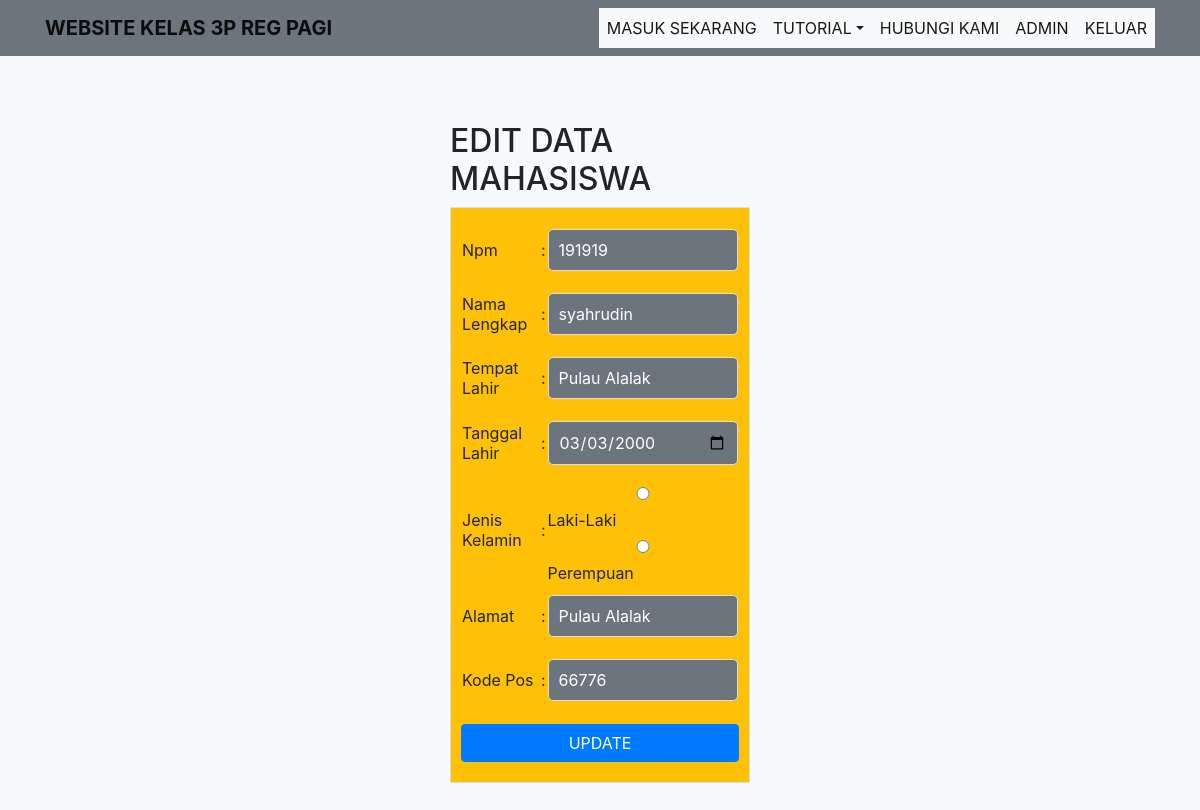
The app's page /edit_mahasiswa.php?npm=191919 with its own data.
### tables this page shows
CREATE TABLE `mahasiswa_tb` (
  `npm` varchar(8) NOT NULL,
  `nama` varchar(100) NOT NULL,
  `tempat_lahir` varchar(50) NOT NULL,
  `tanggal_lahir` date NOT NULL,
  `jenis_kelamin` varchar(10) NOT NULL,
  `alamat` text NOT NULL,
  `kode_pos` varchar(5) NOT NULL
);

### edit_mahasiswa.php (the view, shortened to what this page needs)
<?php
    include "header.php";
	include "koneksi.php";
	$npm = $_GET['npm'];
	$ambilData = mysqli_query($conn, "SELECT * FROM mahasiswa_tb WHERE npm ='$npm'");
	$tampil = mysqli_fetch_array($ambilData);
 ?>
<!DOCTYPE html>
<html>
<head>
     <link rel="stylesheet" href="https://cdn.jsdelivr.net/npm/bootstrap@4.5.3/dist/css/bootstrap.min.css">
     <link rel="stylesheet" type="text/css" href="css/style.css">
     <link rel="stylesheet" type="text/css" href="css/bootstrap.min.css">
</head>
<body class="bg-light">
    <form action="" method="post">
        <div class="box-formulir">
        <br>
        <br>
        <br>
        <H2>EDIT DATA MAHASISWA</H2>
		<div class="box bg-warning">
            <table border="0" class="table-form">
                 <tr>
                    <td>Npm</td>
                    <td>:</td>
                    <td>
                        <input type="text" value="<?php echo $tampil['npm'] ?>" name="npm" class="input-control bg-secondary text-white">
                    </td>
                </tr>
                <tr>
                    <td>Nama Lengkap</td>
                    <td>:</td>
                    <td>
                        <input type="text" value="<?php echo $tampil['nama'] ?>" name="nama" class="input-control bg-secondary text-white">
                    </td>
                </tr>
                <tr>
                    <td>Tempat Lahir</td>
                    <td>:</td>
                    <td>
                           <input type="text" value="<?php echo $tampil['tempat_lahir'] ?>" name= "tempat_lahir" class="input-control bg-secondary text-white">
                    </td>
                </tr>
                <tr>
                    <td>Tanggal Lahir</td>
                    <td>:</td>
                    <td>
                        <input type="date" value="<?php echo $tampil['tanggal_lahir'] ?>" name="tanggal_lahir" class="input-control
                        bg-secondary text-white">
                    </td>
                </tr>
                 <tr>
                    <td>Jenis Kelamin</td>
                    <td>:</td>
                    <td>
                        <input type="radio" value="Laki-Laki"<?php echo $tampil['jenis_kelamin'] ?> name="jenis_kelamin">Laki-Laki
                        <input type="radio" value="Perempuan"<?php echo $tampil['jenis_kelamin'] ?> name="jenis_kelamin">Perempuan
                    </td>
                </tr>
                 <tr>
                    <td>Alamat</td>
                    <td>:</td>
                    <td>
                        <input type="text" value="<?php echo $tampil['alamat'] ?>" name= "alamat" class="input-control
                        bg-secondary text-white">
                    </td>
                </tr>
                  <tr>
                    <td>Kode Pos</td>
                    <td>:</td>
                    <td>
                       <input type="text" value="<?php echo $tampil['kode_pos'] ?>" name= "kode_pos" class="input-control
                       bg-secondary text-white">
                    </td>
                </tr>
                <tr>
                    <td></td>
                    <td></td>
                </tr>
            </table>
                    <td>
                      <input type="submit" class="btn btn-primary" name="simpan" value="UPDATE">
                    </td>
        </div>
    </form>
</body>
</html>

### css/style.css (style rules this page uses)
.box { background-color: none; border:1px solid #ddd; padding:10px; box-sizing: border-box; margin:5px 0 25px; }
body { background:#fff; color:#333; font-family:'Arial'; background: url(img/gambar1.jpg); }
body input { padding:10px; border-radius:5px; margin:10px 0; width:100%; border:1px solid #ddd; }
.box-formulir { width:25%; margin:50px auto; }

### records on screen
mahasiswa_tb: npm "191919", nama "syahrudin", tempat_lahir "Pulau Alalak", tanggal_lahir "03/03/2000", alamat "Pulau Alalak", kode_pos "66776"
